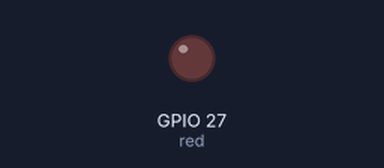
Recording of a program running on a simulated Raspberry Pi (BCM pin numbers). Parts: output pins drawn as LEDs (lit = HIGH).

Above: at 0.05 s.
At 2.05 s:
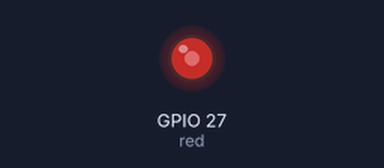
At 4.0 s:
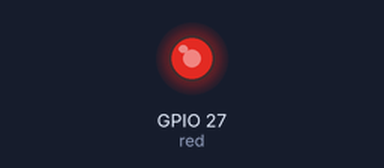
At 8.0 s:
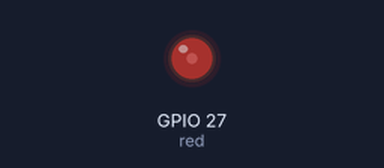
Timing chart, 0 to 10.4 s (numbered marks = the images above):
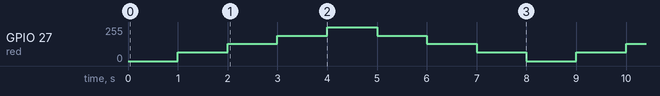

The program:

1LED_Brightness.py
```python
from gpiozero import PWMLED
from time import sleep

red = PWMLED(27)
try:
    while True:
        red.value = 0  # off
        sleep(1)
        red.value = 0.25  # off
        sleep(1)
        red.value = 0.5  # half brightness
        sleep(1)
        red.value = 0.75  # off
        sleep(1)
        red.value = 1  # full brightness
        sleep(1)
        red.value = 0.75  # off
        sleep(1)
        red.value = 0.5  # half brightness
        sleep(1)
        red.value = 0.25  # off
        sleep(1)
except KeyboardInterrupt:
# exits when you press CTRL+C
    print("ctl+c pressed, existing")

except:
    print("Other error or exception occurred!")

finally:
    red.off()
```

Measured:
- by itself, GPIO 27 (red): repeats every 8.0 s: 128/255 1.0 s, 191/255 1.0 s, 255/255 1.0 s, 191/255 1.0 s, 128/255 1.0 s, 64/255 1.0 s, 0/255 1.0 s, 64/255 1.0 s
